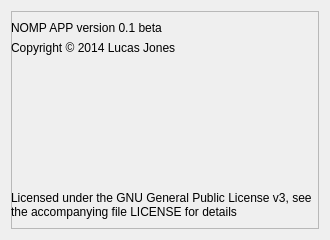
<?xml version="1.0" encoding="UTF-8"?>
<ui version="4.0">
 <class>AboutDialog</class>
 <widget class="QDialog" name="AboutDialog">
  <property name="geometry">
   <rect>
    <x>0</x>
    <y>0</y>
    <width>330</width>
    <height>240</height>
   </rect>
  </property>
  <property name="windowTitle">
   <string>About NOMP Desktop</string>
  </property>
  <layout class="QVBoxLayout" name="verticalLayout">
   <item>
    <widget class="QFrame" name="frame">
     <property name="frameShape">
      <enum>QFrame::StyledPanel</enum>
     </property>
     <property name="frameShadow">
      <enum>QFrame::Raised</enum>
     </property>
     <widget class="QLabel" name="label">
      <property name="geometry">
       <rect>
        <x>0</x>
        <y>10</y>
        <width>311</width>
        <height>16</height>
       </rect>
      </property>
      <property name="text">
       <string>NOMP APP version 0.1 beta</string>
      </property>
      <property name="textFormat">
       <enum>Qt::PlainText</enum>
      </property>
      <property name="alignment">
       <set>Qt::AlignLeading|Qt::AlignLeft|Qt::AlignTop</set>
      </property>
      <property name="wordWrap">
       <bool>true</bool>
      </property>
     </widget>
     <widget class="QLabel" name="label_2">
      <property name="geometry">
       <rect>
        <x>0</x>
        <y>30</y>
        <width>311</width>
        <height>16</height>
       </rect>
      </property>
      <property name="text">
       <string>Copyright © 2014 Lucas Jones</string>
      </property>
      <property name="textFormat">
       <enum>Qt::PlainText</enum>
      </property>
      <property name="alignment">
       <set>Qt::AlignLeading|Qt::AlignLeft|Qt::AlignTop</set>
      </property>
      <property name="wordWrap">
       <bool>true</bool>
      </property>
     </widget>
     <widget class="QLabel" name="label_3">
      <property name="geometry">
       <rect>
        <x>0</x>
        <y>180</y>
        <width>311</width>
        <height>31</height>
       </rect>
      </property>
      <property name="text">
       <string>Licensed under the GNU General Public License v3, see the accompanying file LICENSE for details</string>
      </property>
      <property name="textFormat">
       <enum>Qt::PlainText</enum>
      </property>
      <property name="alignment">
       <set>Qt::AlignLeading|Qt::AlignLeft|Qt::AlignTop</set>
      </property>
      <property name="wordWrap">
       <bool>true</bool>
      </property>
     </widget>
    </widget>
   </item>
  </layout>
 </widget>
 <resources/>
 <connections/>
</ui>
